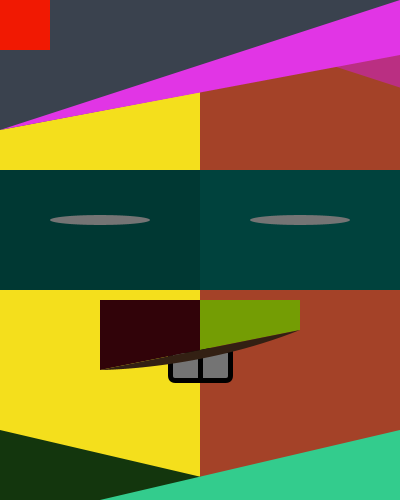
Frame 1 (no input)
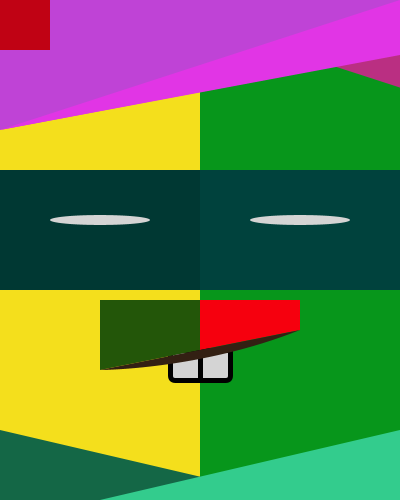
Frame 60 (the mouse pressed at the canvas centre just before this capture)
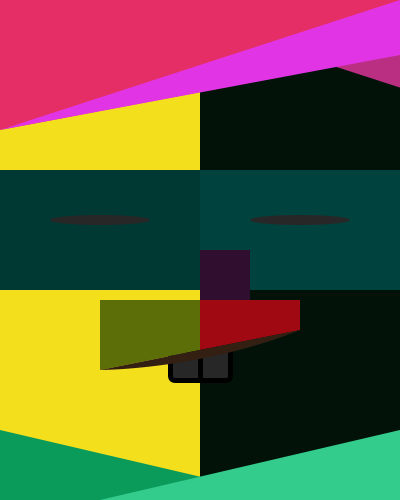
Frame 120 (the mouse held since frame 60 and released just before this capture)

The Processing sketch that drew these frames (run headless with seeded random() and noise(); from frame 60 on, the mouse is pressed at the canvas centre):

// Processing sketch: processing_155832
// ── processing_155832.pde


void setup(){
size(400,500);
}

void draw(){
background(random(255), random(255), random(43));



noStroke();// bg shade
fill(244, 223, 28);
rect(0, 0, 200, 500);

fill(186, 47, 130); //hair side
beginShape();
vertex(130, 0);
vertex(500, 0);
vertex(500, 120);
endShape();

fill(random(247), random(77), random(247)); //hair
noStroke();
beginShape();
vertex(0, 0);
vertex(500, 0);
vertex(500, 35);
vertex(0, 130);
endShape();

fill(225, 53, 229); //hair shade
noStroke();
beginShape();
vertex(0, 130);
vertex(400, 0);
vertex(400, 55);
endShape();
 
fill(0, 66, 61); //ribben
rect(0, 170, 500, 120); 

fill(0, 56, 51); //ribben No.2
rect(0, 170, 200, 120); 

fill(random(255)); //eyes
ellipse(100, 220, 100, 10);
ellipse(300, 220, 100, 10);



stroke(0); //teeth
strokeWeight(5);
rect(170, 350, 60, 30, 0, 0, 5, 5);
line(200, 350, 200, 380);

noStroke();

fill(random(36), random(162), random(141)); //left collar
beginShape();
vertex(0, 430);
vertex(300, 500);
vertex(0, 500);
endShape();

fill(51, 204, 141); //right collar
beginShape();
vertex(100, 500);
vertex(400, 430);
vertex(400, 500);
vertex(150, 500);
endShape();

fill(random(244), random(223), random(28)); //cover left
beginShape();
vertex(100, 370);
vertex(200, 350);
vertex(200, 300);
vertex(100, 300);
endShape();

fill(random(255), random(255), random(43)); //cover rihgt
beginShape();
vertex(200, 300);
vertex(300, 300);
vertex(300, 330);
vertex(200, 350);
endShape();


fill(51, 32, 19); //mouth
bezier(100, 370,         //first control point
       100, 370,   //first control point
       200, 370,  //second control point
       300, 330);//second control point
       
fill(random(255), random(64), random(169));
rect(mouseX, mouseY, 50, 50);
}
